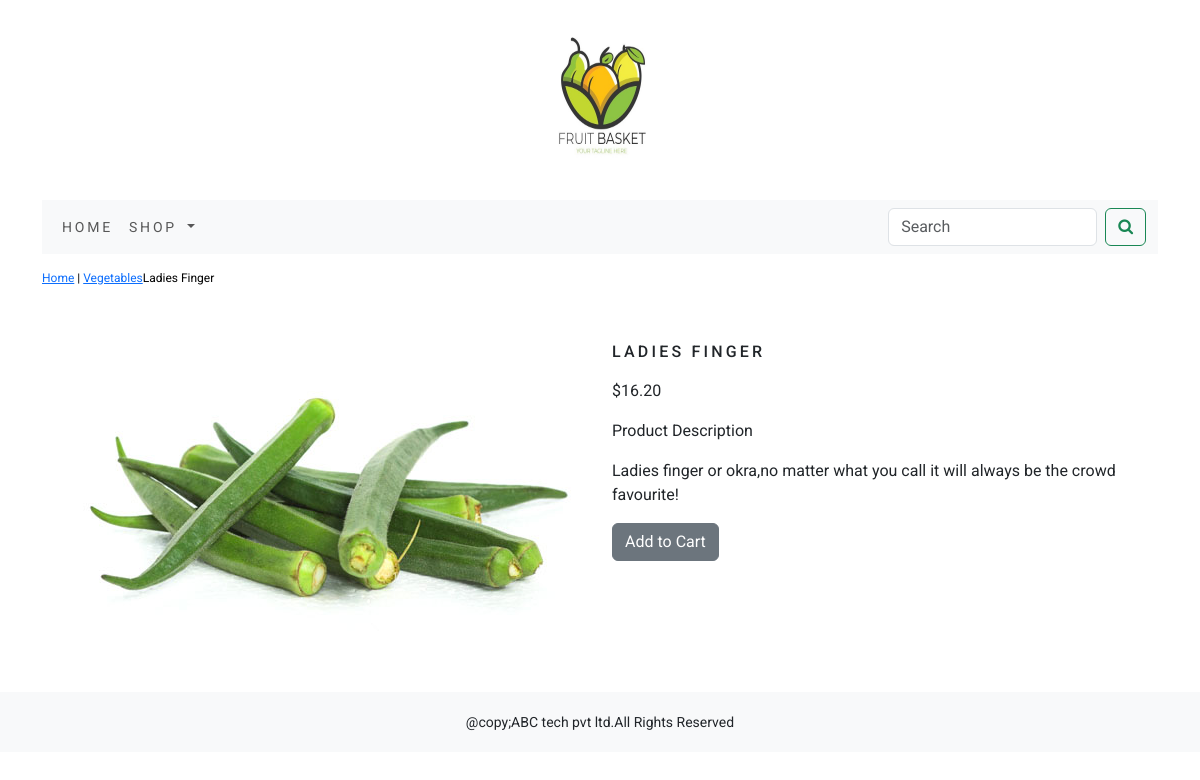
The page /shop/vegetables/ladies-finger/ on the database its author committed.
### shop/models.py (models this page shows, shortened)
class Product(models.Model):
    name = models.CharField(max_length=250, unique=True)
    slug = models.SlugField(max_length=250, unique=True)
    description = models.TextField(blank=True)
    price = models.DecimalField(max_digits=10, decimal_places=2)
    category = models.ForeignKey(Category, on_delete=models.CASCADE)
    image = models.ImageField(upload_to='product', blank=True)
    stock = models.IntegerField()
    available = models.BooleanField(default=True)
    created = models.DateTimeField(auto_now_add=True)
    updated = models.DateTimeField(auto_now=True)
    class Meta:
        ordering = ('name',)
        verbose_name = 'product'
        verbose_name_plural = 'products'

class Category(models.Model):
    name = models.CharField(max_length=250, unique=True)
    slug = models.SlugField(max_length=250, unique=True)
    description = models.TextField(blank=True)
    image = models.ImageField(upload_to='category', blank=True)
    class Meta:
        ordering = ('name',)
        verbose_name = 'category'
        verbose_name_plural = 'categories'
    def get_url(self):
        return reverse('shop:products_by_category',args=[self.slug])
    def __str__(self):
        return '{}'.format(self.name)

### shop/views.py (the view)
# urls.py: path('<slug:c_slug>/<slug:product_slug>/', views.ProDetail, name='prodCatdetail'),
def ProDetail(request,c_slug,product_slug):
    try:
        product=Product.objects.get(category__slug=c_slug,slug=product_slug)
    except Exception as e:
        raise e
    return render(request,"product.html",{'product':product})

### cart/context_processors.py (called while the page is built)
def counter(request):
    item_count=0
    if 'admin' in request.path:
        return {}
    else:
        try:
            cart=Cart.objects.filter(cart_id=_cart_id(request))
            cart_items=CartItem.objects.all().filter(cart=cart[:1])
            for cart_item in cart_items:
                item_count+=cart_item.quantity
        except Cart.DoesNotExist:
            item_count=0
    return dict(item_count=item_count)

### cart/views.py (called while the page is built)
def _cart_id(request):
    cart = request.session.session_key
    if not cart:
        cart = request.session.create()
    return cart

### shop/context_processors.py (called while the page is built)
def menu_links(request):
    links=Category.objects.all()
    return dict(links=links)

### templates/product.html (shortened to what this page needs)
{% extends 'base.html' %}
{% load static %}
{% block content %}
<div class="my_prod_row_class">
    <div class="mx_auto">
        <p><a href="{% url 'shop:allProdCat' %}">Home</a> | <a href="{{product.category.get_url}}">{{product.category}}</a>{{product.name}}</p>
    </div>
<div class="container">
<br>
<div class="row">
    <div class="col-12 col-sm-12 col-md-12 col-lg-6 text-center">
        <div style="min-width:18rem">
            <img src="{{product.image.url}}" alt="{{product.name}}">
        </div>
    </div>
    <div class="col-12 col-sm-12 col-md-12 col-lg-6">
        <div>
        <h1 class="my_prod_title">{{product.name}}</h1>
        <p>${{product.price}}</p>
        <p class="my_title">Product Description</p>
        <p class="text-justify my_prod_text">{{product.description}}</p>
        {% if product.stock <= 0 %}
        <p class="text-justify my_prod_text"><b>Out of Stock</b></p>
        {% else %}
        <a class="btn btn-secondary" href="{% url 'cart:add_cart' product.id %}">Add to Cart</a>
        {% endif %}
        </div>
    </div>
</div>
</div>
</div>
{% endblock %}

### static/css/custom.css (style rules this page uses)
body { font-family: "Roboto", sans-serif; }
.my_prod_row_class { padding-top : 15px; padding-bottom : 15px; }
.my_prod_row_class .mx_auto { color : #000; font-size : 12px; text-decoration : none; }
.my_prod_title { font-size:16px; text-transform:uppercase; letter-spacing:.2rem; padding-top:15px; padding-bottom : 10px; }
.my_prod_text { padding-right : 10px; }

### rows shown on the page
Product: category "Vegetables", name "Ladies Finger", image (picture), name "LADIES FINGER", price "16.20", description "Ladies finger or okra,no matter what you call it will always be the crowd favourite!"
